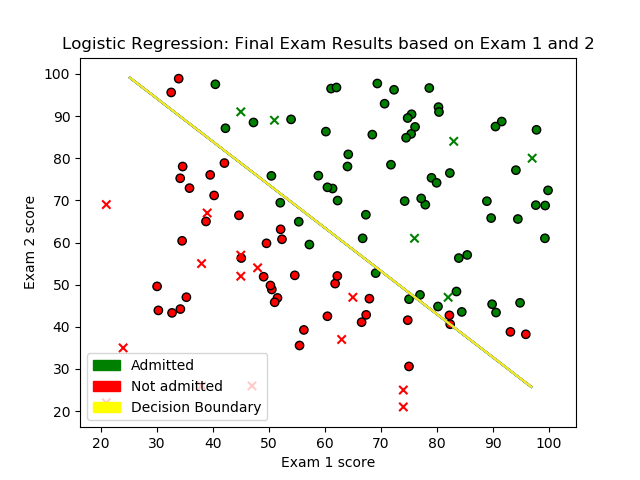

Source code (Python):
import numpy # Scientific Computing library
import pandas # Python Data Analysis library
import matplotlib.pyplot as plot # Python 2D Plotting library
import matplotlib.patches as patch # Python 2D Plotting library
from sklearn import linear_model # Python Machine Learning library



def plot_data(with_decision_boundary):
	if with_decision_boundary == True:
		h = .02
		x_min, x_max = x_values_train['Exam 1'].min() - 5, x_values_train['Exam 1'].max() + 5
		y_min, y_max = x_values_train['Exam 2'].min() - 5, x_values_train['Exam 2'].max() + 5
		xx, yy = numpy.meshgrid(numpy.arange(x_min, x_max, h), numpy.arange(y_min, y_max, h))
		Z = regression.predict(numpy.c_[xx.ravel(), yy.ravel()])
		Z = Z.reshape(xx.shape)
		plot.figure(1)

		# decision boundary
		plot.contour(xx, yy, Z, c='yellow')
		# training data
		plot.scatter(x_values_train['Exam 1'], x_values_train['Exam 2'], c=numpy.where(dataframe['Final Exam'].values == 1,'g','r'), edgecolors='k')
		# testing data
		plot.scatter(x_values_test['Exam 1'], x_values_test['Exam 2'], c=numpy.where(dataframe_test['Final Exam'].values == 1,'g','r'), marker='x', edgecolors='k')

		plot.title("Logistic Regression: Final Exam Results based on Exam 1 and 2")
		plot.xlabel("Exam 1 score")
		plot.ylabel("Exam 2 score")
		legend_admitted = patch.Patch(label='Admitted', color='green')
		legend_notadmitted = patch.Patch(label='Not admitted', color='red')
		legend_decisionboundary = patch.Patch(label='Decision Boundary', color='yellow')
		plot.legend(handles=[legend_admitted, legend_notadmitted, legend_decisionboundary])
		plot.show()
	else:
		plot.title("Logistic Regression: Final Exam Results based on Exam 1 and 2")
		plot.xlabel("Exam 1 score")
		plot.ylabel("Exam 2 score")

		# training data
		plot.scatter(x_values_train[['Exam 1']], x_values_train[['Exam 2']], c=numpy.where(dataframe['Final Exam'].values == 1,'g','r'), marker="o", edgecolors="black")
		# testing data
		plot.scatter(x_values_test[['Exam 1']], x_values_test[['Exam 2']], c=numpy.where(dataframe_test['Final Exam'].values == 1,'g','r'), marker="x")

		legend_admitted = patch.Patch(label='Admitted', color='green', edgecolor='black')
		legend_notadmitted = patch.Patch(label='Not admitted', color='red', edgecolor='black')
		plot.legend(handles=[legend_admitted, legend_notadmitted])
		plot.show()

def predict(x, y):
	test = numpy.c_[x, y]
	result = regression.predict(test)
	print('Predict({0})={1} (confidence score={2})'.format(test, 'Admitted' if result==1 else 'Not admitted', regression.decision_function(test)))
	return result
	
	
# read data and filter using pandas
dataframe = pandas.read_csv('2_logistic_regression_data.csv')
x_values_train = dataframe[['Exam 1', 'Exam 2']]
y_values_train = dataframe[['Final Exam']]

# train model on training data set using scikit-learn
regression = linear_model.LogisticRegression(solver='newton-cg') # use newton-cg instead of default liblinear
regression.fit(x_values_train, y_values_train)

# test model on generated testing data set 
x_values_test = pandas.DataFrame(numpy.random.randint(low=20, high=100, size=(20, 2)), columns=['Exam 1', 'Exam 2'])
y_values_test_predict = regression.predict(x_values_test)
y_values_test = pandas.DataFrame(y_values_test_predict, columns=['Final Exam'])
dataframe_test = pandas.concat([x_values_test, y_values_test], axis=1)

# plot the training data, testing data and decision boundary using matplotlib
plot_data(True)

# predict some values
predict(40, 90)
predict(70, 60)
predict(90, 30)
